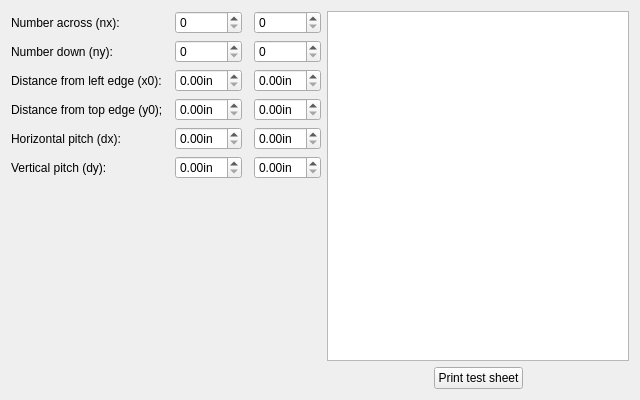
<?xml version="1.0" encoding="UTF-8"?>
<ui version="4.0">
 <class>TemplateDesignerTwoLayoutPage</class>
 <widget class="QWidget" name="TemplateDesignerTwoLayoutPage">
  <property name="geometry">
   <rect>
    <x>0</x>
    <y>0</y>
    <width>640</width>
    <height>400</height>
   </rect>
  </property>
  <property name="sizePolicy">
   <sizepolicy hsizetype="Minimum" vsizetype="Minimum">
    <horstretch>0</horstretch>
    <verstretch>0</verstretch>
   </sizepolicy>
  </property>
  <property name="minimumSize">
   <size>
    <width>640</width>
    <height>400</height>
   </size>
  </property>
  <property name="windowTitle">
   <string>Form</string>
  </property>
  <layout class="QGridLayout" name="gridLayout_2">
   <item row="0" column="0">
    <layout class="QGridLayout" name="gridLayout">
     <property name="horizontalSpacing">
      <number>12</number>
     </property>
     <item row="2" column="0">
      <widget class="QLabel" name="label_3">
       <property name="text">
        <string>Distance from left edge (x0):</string>
       </property>
      </widget>
     </item>
     <item row="1" column="1">
      <widget class="QSpinBox" name="nySpin1"/>
     </item>
     <item row="5" column="1">
      <widget class="QDoubleSpinBox" name="dySpin1">
       <property name="suffix">
        <string notr="true">in</string>
       </property>
      </widget>
     </item>
     <item row="1" column="0">
      <widget class="QLabel" name="label_2">
       <property name="text">
        <string>Number down (ny):</string>
       </property>
      </widget>
     </item>
     <item row="3" column="1">
      <widget class="QDoubleSpinBox" name="y0Spin1">
       <property name="suffix">
        <string notr="true">in</string>
       </property>
      </widget>
     </item>
     <item row="3" column="0">
      <widget class="QLabel" name="label_4">
       <property name="text">
        <string>Distance from top edge (y0);</string>
       </property>
      </widget>
     </item>
     <item row="4" column="1">
      <widget class="QDoubleSpinBox" name="dxSpin1">
       <property name="suffix">
        <string notr="true">in</string>
       </property>
      </widget>
     </item>
     <item row="0" column="1">
      <widget class="QSpinBox" name="nxSpin1"/>
     </item>
     <item row="0" column="0">
      <widget class="QLabel" name="label">
       <property name="text">
        <string>Number across (nx):</string>
       </property>
      </widget>
     </item>
     <item row="4" column="0">
      <widget class="QLabel" name="label_5">
       <property name="text">
        <string>Horizontal pitch (dx):</string>
       </property>
      </widget>
     </item>
     <item row="2" column="1">
      <widget class="QDoubleSpinBox" name="x0Spin1">
       <property name="suffix">
        <string notr="true">in</string>
       </property>
      </widget>
     </item>
     <item row="5" column="0">
      <widget class="QLabel" name="label_6">
       <property name="text">
        <string>Vertical pitch (dy):</string>
       </property>
      </widget>
     </item>
     <item row="0" column="2">
      <widget class="QSpinBox" name="nxSpin2"/>
     </item>
     <item row="1" column="2">
      <widget class="QSpinBox" name="nySpin2"/>
     </item>
     <item row="2" column="2">
      <widget class="QDoubleSpinBox" name="x0Spin2">
       <property name="suffix">
        <string notr="true">in</string>
       </property>
      </widget>
     </item>
     <item row="3" column="2">
      <widget class="QDoubleSpinBox" name="y0Spin2">
       <property name="suffix">
        <string notr="true">in</string>
       </property>
      </widget>
     </item>
     <item row="4" column="2">
      <widget class="QDoubleSpinBox" name="dxSpin2">
       <property name="suffix">
        <string notr="true">in</string>
       </property>
      </widget>
     </item>
     <item row="5" column="2">
      <widget class="QDoubleSpinBox" name="dySpin2">
       <property name="suffix">
        <string notr="true">in</string>
       </property>
      </widget>
     </item>
    </layout>
   </item>
   <item row="0" column="1" rowspan="2">
    <layout class="QVBoxLayout" name="verticalLayout">
     <item>
      <widget class="glabels::Preview" name="preview"/>
     </item>
     <item>
      <layout class="QHBoxLayout" name="horizontalLayout">
       <item>
        <spacer name="horizontalSpacer">
         <property name="orientation">
          <enum>Qt::Horizontal</enum>
         </property>
         <property name="sizeHint" stdset="0">
          <size>
           <width>40</width>
           <height>20</height>
          </size>
         </property>
        </spacer>
       </item>
       <item>
        <widget class="QPushButton" name="printButton">
         <property name="sizePolicy">
          <sizepolicy hsizetype="Minimum" vsizetype="Fixed">
           <horstretch>0</horstretch>
           <verstretch>0</verstretch>
          </sizepolicy>
         </property>
         <property name="text">
          <string>Print test sheet</string>
         </property>
         <property name="icon">
          <iconset resource="../icons.qrc">
           <normaloff>:/icons/32x32/actions/print.svg</normaloff>:/icons/32x32/actions/print.svg</iconset>
         </property>
         <property name="iconSize">
          <size>
           <width>32</width>
           <height>32</height>
          </size>
         </property>
        </widget>
       </item>
       <item>
        <spacer name="horizontalSpacer_2">
         <property name="orientation">
          <enum>Qt::Horizontal</enum>
         </property>
         <property name="sizeHint" stdset="0">
          <size>
           <width>40</width>
           <height>20</height>
          </size>
         </property>
        </spacer>
       </item>
      </layout>
     </item>
    </layout>
   </item>
   <item row="1" column="0">
    <spacer name="verticalSpacer">
     <property name="orientation">
      <enum>Qt::Vertical</enum>
     </property>
     <property name="sizeHint" stdset="0">
      <size>
       <width>20</width>
       <height>133</height>
      </size>
     </property>
    </spacer>
   </item>
  </layout>
 </widget>
 <customwidgets>
  <customwidget>
   <class>glabels::Preview</class>
   <extends>QGraphicsView</extends>
   <header>Preview.h</header>
  </customwidget>
 </customwidgets>
 <resources>
  <include location="../icons.qrc"/>
 </resources>
 <connections/>
</ui>
